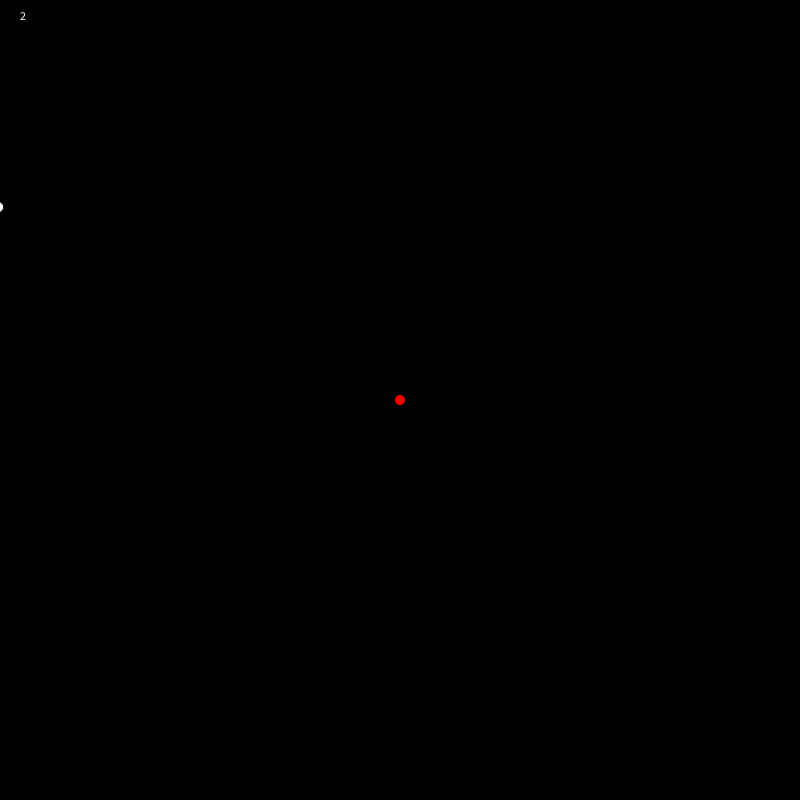
Frame 1 (no input)
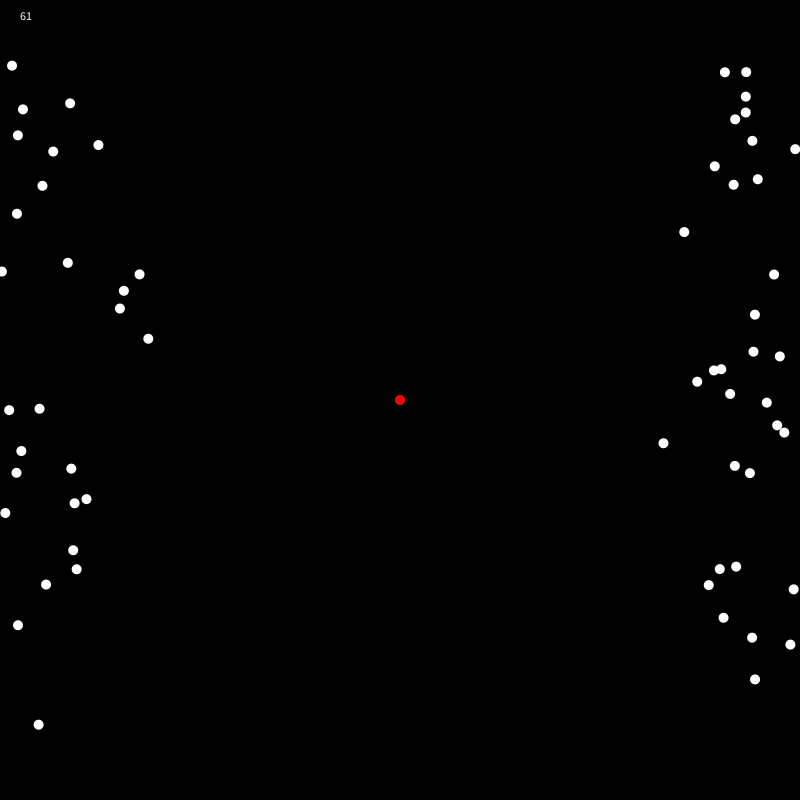
Frame 60 (the mouse pressed at the canvas centre just before this capture)
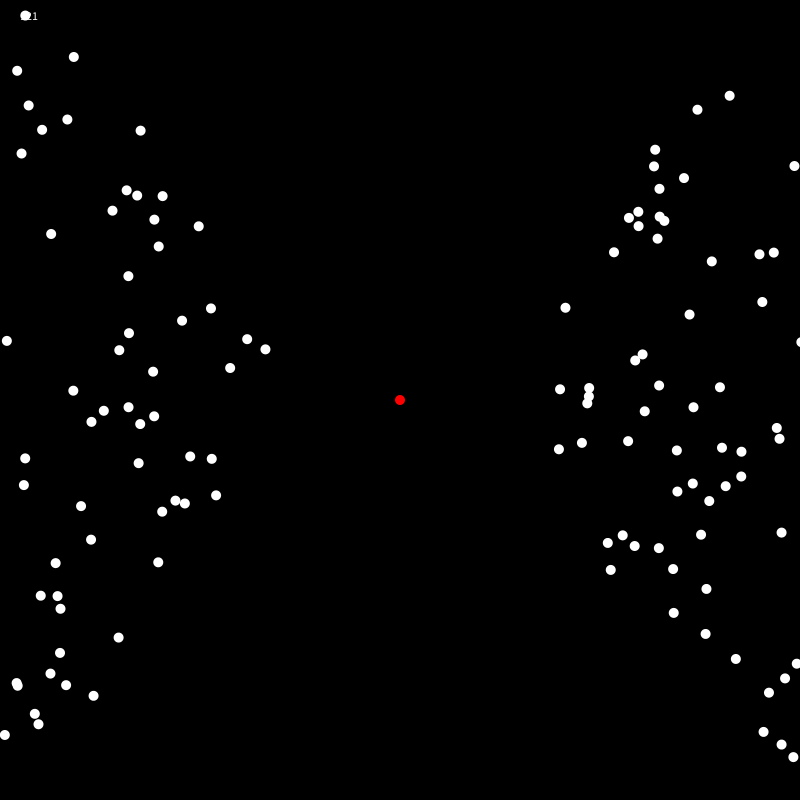
Frame 120 (the mouse held since frame 60 and released just before this capture)

The Processing sketch that drew these frames (run headless with seeded random() and noise(); from frame 60 on, the mouse is pressed at the canvas centre):

// Processing sketch: bit2atom200116a_DLA_lines_2
// ── bit2atom200116a_DLA_lines_2.pde
ArrayList<Agent> agents;
int totalNum = 800;
int order = 0;
int index = 1;

void setup() {
  size(800, 800);
  colorMode(HSB, totalNum, 100, 100);
  initiateCore();
}

void draw() {
  background(0, 0, 0);
  if (index < totalNum) {
    if(random(1) > 0.5){
      agents.add(new Agent(new PVector(0, random(height)), index));
    }else{
      agents.add(new Agent(new PVector(width, random(height)), index));
    }
    index ++;
  }
  for (Agent a : agents) {
    PVector s = PVector.random2D().mult(4);
    a.update(s);
  }
  fill(0, 0, 100);
  text(index, 20, 20);
}

void initiateCore() {
  agents = new ArrayList<Agent>();
  agents.add(new Agent(new PVector(width/2, height/2), 0));
}

// ── Agent.pde
class Agent {
  PVector location;
  float diameter = 10;
  boolean agentTouch;
  PVector speed;
  PVector center;
  int agentIndex;
  int agentOrder = 0;
  //ArrayList<Agent> connected;
  ArrayList<PVector> pair;

  Agent(PVector loc, int i) {
    location = loc;
    agentIndex = i;
    //connected = new ArrayList<Agent>();
    pair = new ArrayList<PVector>();
    center = new PVector(width/2, height/2);
  }

  void update(PVector s) {
    touch();
    move(s);
    show();
    //drawConnection();
  }

  void move(PVector speed_) {
    //diameter = 20-agentOrder/10;
    if (agentTouch) {
      speed = new PVector(0, 0);
    } else {
      speed = speed_;
      speed.add(PVector.sub(center, location).normalize().mult(2));
    }
    location.add(speed);
  }

  void show() {
    noStroke();
    if (agentTouch) {
      float dac = PVector.dist(this.location, center);
      float cc = map(dac, 0, width/2, 0, totalNum);
      fill(cc, 100, 100);
    } else {
      fill(0, 0, 100);
    }
    ellipse(location.x, location.y, diameter, diameter); 
  }

  void touch() {
    agents.get(0).agentTouch = true;

    for (Agent a : agents) {
      if (this != a && a.agentTouch && !this.agentTouch) {
        float dd = PVector.dist(this.location, a.location);
        if (dd <= (this.diameter+a.diameter)/2) {
          this.agentTouch = true;
          //connected.add(this);
          pair.add(new PVector(this.agentIndex, a.agentIndex));
          order ++;
          agentOrder = order + 1;
        } else {
          this.agentTouch = false;
        }
      }
    }
  }

  void drawConnection() {
    if (pair != null) {
      for (PVector p : pair) {
        stroke(255);
        float sw = map(agentOrder, 0, agents.size(), 10, 1);
        strokeWeight(sw);
        line(agents.get((int)p.x).location.x, agents.get((int)p.x).location.y, 
          agents.get((int)p.y).location.x, agents.get((int)p.y).location.y);
      }
    }
  }
}
